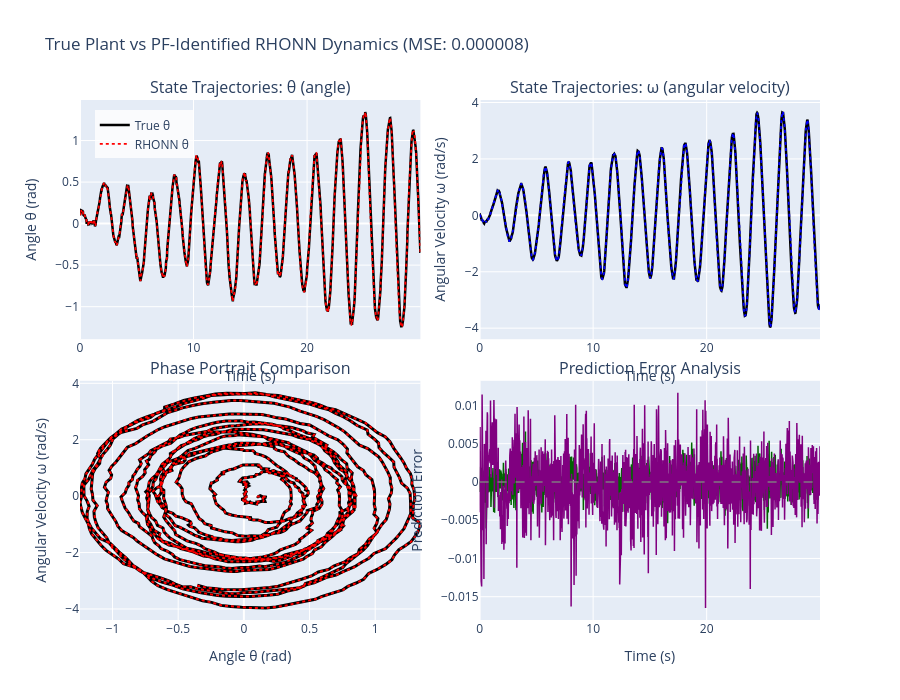

Notebook code for this chart:
### Code cell
# ============================================================
# True Plant vs Identified RHONN Dynamics Comparison
# ============================================================

import plotly.graph_objects as go
from plotly.subplots import make_subplots
import numpy as np

print("🔬" + "="*60)
print("TRUE PLANT vs IDENTIFIED RHONN DYNAMICS ANALYSIS")
print("="*62)

# Get the trained RHONN weights
final_weights = pf_trainer.get_estimate()

print(f"\n📊 Final RHONN Weights:")
for i, w in enumerate(final_weights):
    state_name = 'Angle (θ)' if i == 0 else 'Angular Velocity (ω)'
    print(f"  {state_name}: {w}")

# Create comprehensive comparison plots
fig = make_subplots(
    rows=2, cols=2,
    subplot_titles=(
        'State Trajectories: θ (angle)', 
        'State Trajectories: ω (angular velocity)',
        'Phase Portrait Comparison', 
        'Prediction Error Analysis'
    ),
    specs=[[{"secondary_y": False}, {"secondary_y": False}],
           [{"secondary_y": False}, {"secondary_y": False}]],
    vertical_spacing=0.08,
    horizontal_spacing=0.08
)

# 1. Time series comparison - Angle
fig.add_trace(
    go.Scatter(x=t_history, y=x_true[:, 0], 
               name='True θ', line=dict(color='black', width=2.5),
               showlegend=True), 
    row=1, col=1
)
fig.add_trace(
    go.Scatter(x=t_history, y=x_hat_pf[:, 0], 
               name='RHONN θ', line=dict(color='red', width=1.8, dash='dot'),
               showlegend=True), 
    row=1, col=1
)

# 2. Time series comparison - Angular Velocity  
fig.add_trace(
    go.Scatter(x=t_history, y=x_true[:, 1], 
               name='True ω', line=dict(color='black', width=2.5),
               showlegend=False), 
    row=1, col=2
)
fig.add_trace(
    go.Scatter(x=t_history, y=x_hat_pf[:, 1], 
               name='RHONN ω', line=dict(color='blue', width=1.8, dash='dot'),
               showlegend=False), 
    row=1, col=2
)

# 3. Phase portrait comparison
fig.add_trace(
    go.Scatter(x=x_true[:, 0], y=x_true[:, 1], 
               mode='lines', name='True Trajectory', 
               line=dict(color='black', width=3),
               showlegend=False), 
    row=2, col=1
)
fig.add_trace(
    go.Scatter(x=x_hat_pf[:, 0], y=x_hat_pf[:, 1], 
               mode='lines', name='RHONN Trajectory', 
               line=dict(color='red', width=2, dash='dot'),
               showlegend=False), 
    row=2, col=1
)

# 4. Prediction errors
error_angle = x_true[:, 0] - x_hat_pf[:, 0]
error_velocity = x_true[:, 1] - x_hat_pf[:, 1]

fig.add_trace(
    go.Scatter(x=t_history, y=error_angle, 
               name='θ Error', line=dict(color='darkgreen', width=1.5),
               showlegend=False), 
    row=2, col=2
)
fig.add_trace(
    go.Scatter(x=t_history, y=error_velocity, 
               name='ω Error', line=dict(color='purple', width=1.5),
               showlegend=False), 
    row=2, col=2
)

# Add zero line for errors
fig.add_hline(y=0, line_dash="dash", line_color="gray", row=2, col=2, opacity=0.7)

# Update layout and axes
fig.update_xaxes(title_text="Time (s)", row=1, col=1)
fig.update_xaxes(title_text="Time (s)", row=1, col=2)
fig.update_xaxes(title_text="Angle θ (rad)", row=2, col=1)
fig.update_xaxes(title_text="Time (s)", row=2, col=2)

fig.update_yaxes(title_text="Angle θ (rad)", row=1, col=1)
fig.update_yaxes(title_text="Angular Velocity ω (rad/s)", row=1, col=2)
fig.update_yaxes(title_text="Angular Velocity ω (rad/s)", row=2, col=1)
fig.update_yaxes(title_text="Prediction Error", row=2, col=2)

fig.update_layout(
    title=f'True Plant vs PF-Identified RHONN Dynamics (MSE: {mse_total_pf:.6f})',
    height=700,
    legend=dict(x=0.02, y=0.98, bgcolor="rgba(255,255,255,0.8)")
)

fig.show()

# ============================================================
# Detailed Dynamics Comparison Analysis
# ============================================================

print(f"\n🎯 Dynamics Identification Performance:")
print("-" * 45)

# Calculate correlation coefficients
corr_theta = np.corrcoef(x_true[:, 0], x_hat_pf[:, 0])[0, 1]
corr_omega = np.corrcoef(x_true[:, 1], x_hat_pf[:, 1])[0, 1]

print(f"Angle Correlation (θ):           {corr_theta:.4f}")
print(f"Angular Velocity Correlation (ω): {corr_omega:.4f}")
print(f"Overall MSE:                     {mse_total_pf:.6f}")
print(f"Angle RMSE:                      {np.sqrt(mse_theta_pf):.6f}")
print(f"Velocity RMSE:                   {np.sqrt(mse_omega_pf):.6f}")

# Error statistics
print(f"\n📈 Error Statistics:")
print("-" * 25)
print(f"Max Angle Error:      {np.max(np.abs(error_angle)):.6f} rad")
print(f"Max Velocity Error:   {np.max(np.abs(error_velocity)):.6f} rad/s")
print(f"Mean Angle Error:     {np.mean(error_angle):.6f} rad")
print(f"Mean Velocity Error:  {np.mean(error_velocity):.6f} rad/s")
print(f"Std Angle Error:      {np.std(error_angle):.6f} rad")
print(f"Std Velocity Error:   {np.std(error_velocity):.6f} rad/s")

# Model quality assessment
print(f"\n🏆 Model Quality Assessment:")
print("-" * 30)
if mse_total_pf < 0.001:
    quality = "Excellent ✨"
elif mse_total_pf < 0.01:
    quality = "Very Good 🎯"
elif mse_total_pf < 0.1:
    quality = "Good ✅"
elif mse_total_pf < 1.0:
    quality = "Fair ⚠️"
else:
    quality = "Poor ❌"

print(f"Overall Quality: {quality}")
print(f"Angle Tracking:  {'Excellent' if corr_theta > 0.95 else 'Good' if corr_theta > 0.9 else 'Fair' if corr_theta > 0.8 else 'Poor'}")
print(f"Velocity Tracking: {'Excellent' if corr_omega > 0.95 else 'Good' if corr_omega > 0.9 else 'Fair' if corr_omega > 0.8 else 'Poor'}")

# RHONN Feature Analysis
print(f"\n🧠 RHONN Feature Importance Analysis:")
print("-" * 40)
feature_names = ['θ', 'ω', 'sin(θ)', 'cos(θ)', 'θω', 'u', 'bias']

for neuron_idx, weights in enumerate(final_weights):
    state_name = 'Angle (θ)' if neuron_idx == 0 else 'Angular Velocity (ω)'
    print(f"\n{state_name} Neuron Weights:")
    
    # Normalize weights for importance analysis
    weight_magnitudes = np.abs(weights)
    total_magnitude = np.sum(weight_magnitudes)
    
    for i, (feature, weight, magnitude) in enumerate(zip(feature_names, weights, weight_magnitudes)):
        importance_pct = (magnitude / total_magnitude) * 100 if total_magnitude > 0 else 0
        print(f"  {feature:<8}: {weight:8.4f} (importance: {importance_pct:5.1f}%)")

print(f"\n🎲 Reproducibility: RANDOM_SEED = {RANDOM_SEED}")
print("\n" + "="*62)
print("TRUE PLANT vs RHONN DYNAMICS COMPARISON COMPLETE!")
print("="*62)

### Figure 1 — Plotly figure (JSON) as saved in the notebook; plotly's stock layout.template omitted (floating-point values rounded to 4 significant figures; data arrays with more than 128 entries replaced by an {"elided": "..."} marker saying what was removed)
{"data": [{"line": {"color": "black", "width": 2.5}, "name": "True θ", "showlegend": true, "type": "scatter", "x": {"elided": "1500 float values"}, "xaxis": "x", "y": {"elided": "1500 float values"}, "yaxis": "y"}, {"line": {"color": "red", "dash": "dot", "width": 1.8}, "name": "RHONN θ", "showlegend": true, "type": "scatter", "x": {"elided": "1500 float values"}, "xaxis": "x", "y": {"elided": "1500 float values"}, "yaxis": "y"}, {"line": {"color": "black", "width": 2.5}, "name": "True ω", "showlegend": false, "type": "scatter", "x": {"elided": "1500 float values"}, "xaxis": "x2", "y": {"elided": "1500 float values"}, "yaxis": "y2"}, {"line": {"color": "blue", "dash": "dot", "width": 1.8}, "name": "RHONN ω", "showlegend": false, "type": "scatter", "x": {"elided": "1500 float values"}, "xaxis": "x2", "y": {"elided": "1500 float values"}, "yaxis": "y2"}, {"line": {"color": "black", "width": 3}, "mode": "lines", "name": "True Trajectory", "showlegend": false, "type": "scatter", "x": {"elided": "1500 float values"}, "xaxis": "x3", "y": {"elided": "1500 float values"}, "yaxis": "y3"}, {"line": {"color": "red", "dash": "dot", "width": 2}, "mode": "lines", "name": "RHONN Trajectory", "showlegend": false, "type": "scatter", "x": {"elided": "1500 float values"}, "xaxis": "x3", "y": {"elided": "1500 float values"}, "yaxis": "y3"}, {"line": {"color": "darkgreen", "width": 1.5}, "name": "θ Error", "showlegend": false, "type": "scatter", "x": {"elided": "1500 float values"}, "xaxis": "x4", "y": {"elided": "1500 float values"}, "yaxis": "y4"}, {"line": {"color": "purple", "width": 1.5}, "name": "ω Error", "showlegend": false, "type": "scatter", "x": {"elided": "1500 float values"}, "xaxis": "x4", "y": {"elided": "1500 float values"}, "yaxis": "y4"}], "layout": {"annotations": [{"font": {"size": 16}, "showarrow": false, "text": "State Trajectories: θ (angle)", "x": 0.23, "xanchor": "center", "xref": "paper", "y": 1, "yanchor": "bottom", "yref": "paper"}, {"font": {"size": 16}, "showarrow": false, "text": "State Trajectories: ω (angular velocity)", "x": 0.77, "xanchor": "center", "xref": "paper", "y": 1, "yanchor": "bottom", "yref": "paper"}, {"font": {"size": 16}, "showarrow": false, "text": "Phase Portrait Comparison", "x": 0.23, "xanchor": "center", "xref": "paper", "y": 0.46, "yanchor": "bottom", "yref": "paper"}, {"font": {"size": 16}, "showarrow": false, "text": "Prediction Error Analysis", "x": 0.77, "xanchor": "center", "xref": "paper", "y": 0.46, "yanchor": "bottom", "yref": "paper"}], "height": 700, "legend": {"bgcolor": "rgba(255,255,255,0.8)", "x": 0.02, "y": 0.98}, "shapes": [{"line": {"color": "gray", "dash": "dash"}, "opacity": 0.7, "type": "line", "x0": 0, "x1": 1, "xref": "x4 domain", "y0": 0, "y1": 0, "yref": "y4"}], "title": {"text": "True Plant vs PF-Identified RHONN Dynamics (MSE: 0.000008)"}, "xaxis": {"anchor": "y", "domain": [0, 0.46], "title": {"text": "Time (s)"}}, "xaxis2": {"anchor": "y2", "domain": [0.54, 1], "title": {"text": "Time (s)"}}, "xaxis3": {"anchor": "y3", "domain": [0, 0.46], "title": {"text": "Angle θ (rad)"}}, "xaxis4": {"anchor": "y4", "domain": [0.54, 1], "title": {"text": "Time (s)"}}, "yaxis": {"anchor": "x", "domain": [0.54, 1], "title": {"text": "Angle θ (rad)"}}, "yaxis2": {"anchor": "x2", "domain": [0.54, 1], "title": {"text": "Angular Velocity ω (rad/s)"}}, "yaxis3": {"anchor": "x3", "domain": [0, 0.46], "title": {"text": "Angular Velocity ω (rad/s)"}}, "yaxis4": {"anchor": "x4", "domain": [0, 0.46], "title": {"text": "Prediction Error"}}}}
